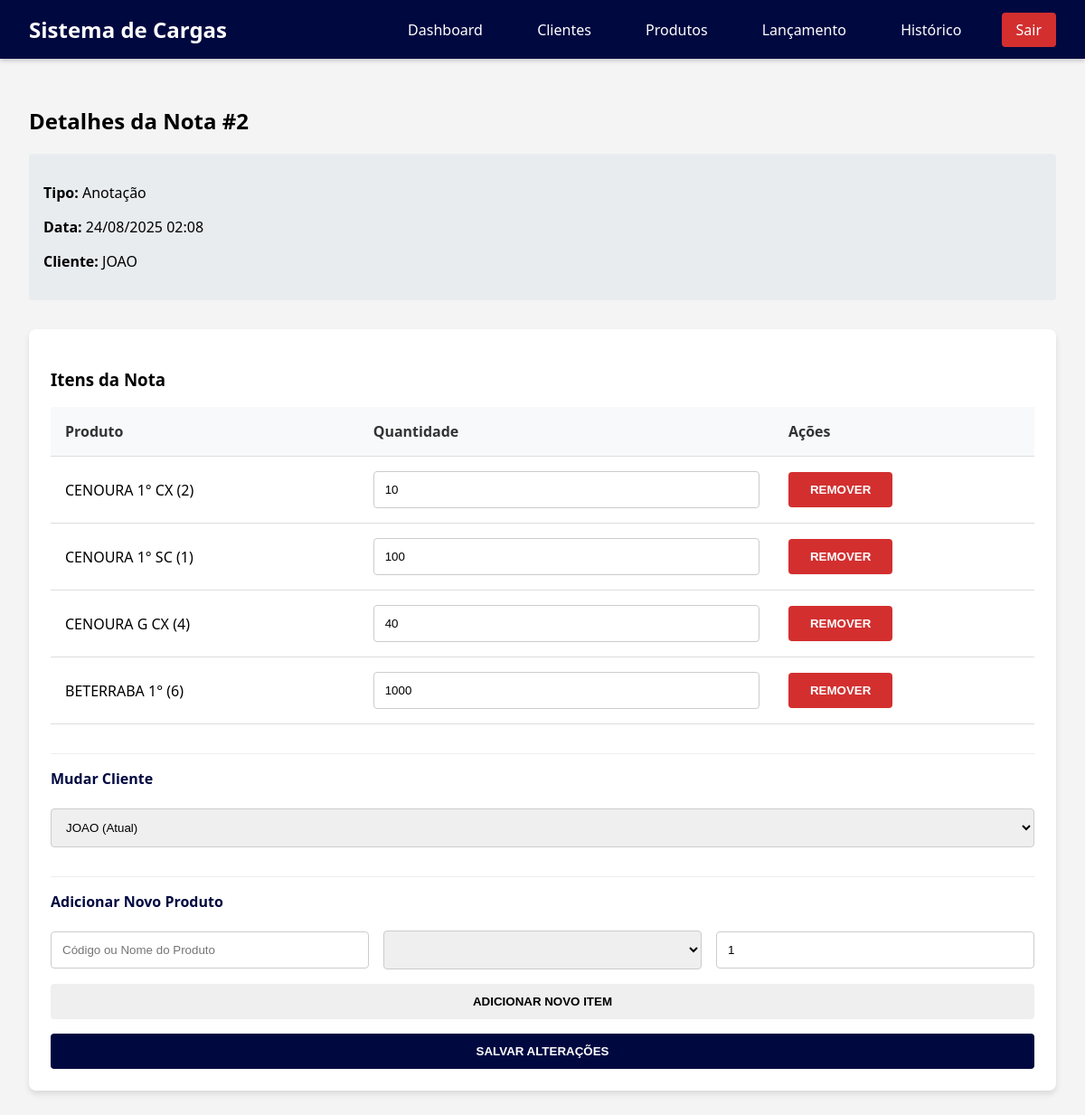
Page /nota/2 (signed in) on the committed database.
### app.py (models this page shows)
class Nota(db.Model):
    id = db.Column(db.Integer, primary_key=True)
    cliente_id = db.Column(
        db.Integer, db.ForeignKey('cliente.id'), nullable=True)
    data = db.Column(db.DateTime, default=datetime.utcnow)
    tipo = db.Column(db.String(20), nullable=False)  # 'avista' ou 'anotacao'
    lancamentos = db.relationship(
        'Lancamento', backref='nota', lazy=True, cascade="all, delete-orphan")
    cliente = db.relationship('Cliente', backref='notas')

class Cliente(db.Model):
    id = db.Column(db.Integer, primary_key=True)
    nome = db.Column(db.String(100), nullable=False)
    telefone = db.Column(db.String(20), nullable=True)
    email = db.Column(db.String(100), nullable=True)

class Lancamento(db.Model):
    id = db.Column(db.Integer, primary_key=True)
    nota_id = db.Column(db.Integer, db.ForeignKey('nota.id'), nullable=False)
    produto_id = db.Column(db.Integer, db.ForeignKey(
        'produto.id'), nullable=False)
    quantidade = db.Column(db.Integer, nullable=False)
    produto = db.relationship('Produto', backref='lancamentos')

class Produto(db.Model):
    id = db.Column(db.Integer, primary_key=True)
    codigo = db.Column(db.String(50), unique=True, nullable=False)
    nome = db.Column(db.String(100), nullable=False)
    categoria = db.Column(db.String(100), nullable=True)

### app.py (the view)
@app.route('/nota/<int:nota_id>')
def ver_nota(nota_id):
    if 'username' not in session:
        return redirect(url_for('login'))
    nota = Nota.query.get_or_404(nota_id)
    lancamentos = Lancamento.query.filter_by(nota_id=nota.id).all()
    clientes = Cliente.query.all()
    return render_template('ver_nota.html', nota=nota, lancamentos=lancamentos, clientes=clientes)

### templates/ver_nota.html (shortened to what this page needs)
{% extends "base.html" %}
{% block content %}
<div class="page-header">
    <h2>Detalhes da Nota #{{ nota.id }}</h2>
    <div class="nota-info">
        <p><strong>Tipo:</strong> {{ 'À Vista' if nota.tipo == 'avista' else 'Anotação' }}</p>
        <p><strong>Data:</strong> {{ nota.data.strftime('%d/%m/%Y %H:%M') }}</p>
        <p><strong>Cliente:</strong> {{ nota.cliente.nome if nota.cliente else 'N/A' }}</p>
    </div>
</div>
<div class="table-container">
    <h3>Itens da Nota</h3>
    <form action="{{ url_for('editar_nota', nota_id=nota.id) }}" method="POST" id="form-editar-nota">
        <table>
            <thead>
                <tr>
                    <th>Produto</th>
                    <th>Quantidade</th>
                    <th>Ações</th>
                </tr>
            </thead>
            <tbody>
                {% for lancamento in lancamentos %}
                <tr>
                    <td>{{ lancamento.produto.nome }} ({{ lancamento.produto.codigo }})</td>
                    <td><input type="number" name="qtd_{{ lancamento.id }}" value="{{ lancamento.quantidade }}" min="0"></td>
                    <td><button type="button" class="btn-excluir" onclick="removerItemForm(this)">Remover</button></td>
                </tr>
                {% endfor %}
            </tbody>
        </table>
        {% if nota.tipo == 'anotacao' %}
        <div class="form-section">
            <h4>Mudar Cliente</h4>
            <select name="cliente_id">
                <option value="">{{ nota.cliente.nome }} (Atual)</option>
            </select>
        </div>
        {% endif %}
        <div class="form-section" id="adicionar-produto-section">
            <h4>Adicionar Novo Produto</h4>
            <div class="form-row">
                <input type="text" placeholder="Código ou Nome do Produto" class="input-produto-add">
                <select name="novo_produto_id" class="select-produto-add"></select>
                <input type="number" name="nova_quantidade" placeholder="Qtd" min="1" value="1">
            </div>
            <button type="button" class="btn-adicionar-item" onclick="adicionarNovoItem()">Adicionar Novo Item</button>
        </div>
        <button type="submit" class="btn-salvar">Salvar Alterações</button>
    </form>
</div>
{% endblock %}

### static/style.css (style rules this page uses)
:root { --primary-color: #000840; --secondary-color: #f4f4f4; --accent-color: #2196F3; --success-color: #4CAF50; --warning-color: #FF9800; --danger-color: #D32F2F; --dark-color: #333; --light-color: #fff; --card-bg: #fff; --border-color: #ddd; }
body { font-family: 'Segoe UI', Arial, sans-serif; margin: 0; padding: 0; background-color: var(--secondary-color); }
.table-container, .form-container { background-color: var(--light-color); padding: 1.5rem; border-radius: 8px; box-shadow: 0 4px 6px rgba(0, 0, 0, 0.1); }
table { width: 100%; border-collapse: collapse; margin-top: 1rem; }
th, td { padding: 1rem; text-align: left; border-bottom: 1px solid var(--border-color); }
th { background-color: #f8f9fa; color: var(--dark-color); font-weight: 600; }
input[type="text"], input[type="email"], input[type="number"], input[type="password"], select { width: 100%; padding: 0.75rem; border: 1px solid #ccc; border-radius: 4px; box-sizing: border-box; transition: border-color 0.3s; }
button { padding: 0.75rem 1.5rem; border: none; border-radius: 4px; cursor: pointer; font-weight: 600; text-transform: uppercase; transition: background-color 0.3s; }
button[type="submit"], .btn-primary { background-color: var(--primary-color); color: var(--light-color); }
.btn-excluir, .btn-limpar { background-color: var(--danger-color); color: var(--light-color); }
.nota-info { background-color: #e9ecef; padding: 1rem; border-radius: 4px; margin-bottom: 2rem; }
.form-section { margin-top: 2rem; padding-top: 1rem; border-top: 1px solid #eee; }
.form-section h4 { margin-top: 0; color: var(--primary-color); }
.form-row { display: flex; gap: 1rem; align-items: center; }
.form-row .select-produto-add { flex-grow: 1; }
.btn-salvar, .btn-adicionar-item { margin-top: 1rem; width: 100%; }

### rows in the picture
Nota: id "2", tipo "Anotação", data "24/08/2025 02:08"
Cliente: cliente "JOAO", cliente_id "JOAO (Atual)"
Lancamento: produto.nome "CENOURA 1° CX", produto.codigo "2", quantidade "10"
Lancamento: produto.nome "CENOURA 1° SC", produto.codigo "1", quantidade "100"
Lancamento: produto.nome "CENOURA G CX", produto.codigo "4", quantidade "40"
Lancamento: produto.nome "BETERRABA 1°", produto.codigo "6", quantidade "1000"
